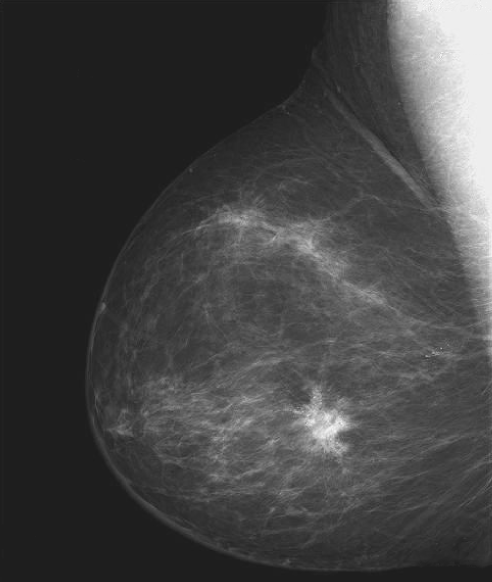
#> input picture Material de lectura Clase III/Python_Restauracion/mammogram.tif, 984 x 1164 px (shown at 1/2 size)
$ python PI_03b_Restauracion_Transformacion_Geometrica.py
#> lines starting #> are read from the running program, lines starting #| are printed output that depends on the picture
import cv2
import numpy as np
import matplotlib.pyplot as plt

# Defininimos fuinción para mostrar imágenes
def imshow(img, title=None, color_img=False, blocking=False):
    plt.figure()
    if color_img:
        plt.imshow(img)
    else:
        plt.imshow(img, cmap='gray')
    plt.title(title)
    plt.xticks([]), plt.yticks([])
    plt.show(block=blocking)


# --- Rotaciones -------------------------------------------------------------------
#  --> Tutorial: https://docs.opencv.org/3.4/d4/d61/tutorial_warp_affine.html

# Cargo Imagen
# img = cv2.imread('cameraman.tif', cv2.IMREAD_GRAYSCALE)
img = cv2.imread('mammogram.tif', cv2.IMREAD_GRAYSCALE)
#> img is the input picture: shape (1164, 984); min 21, max 255, mean 66.6
rows,cols = img.shape
#> rows = 1164; cols = 984
imshow(img, title="Imagen Original")


M = cv2.getRotationMatrix2D((cols/2,rows/2), 90, 1)
# M = cv2.getRotationMatrix2D((cols/2,rows/2), 45, 1)
img_rot_1 = cv2.warpAffine(img, M, (cols,rows))
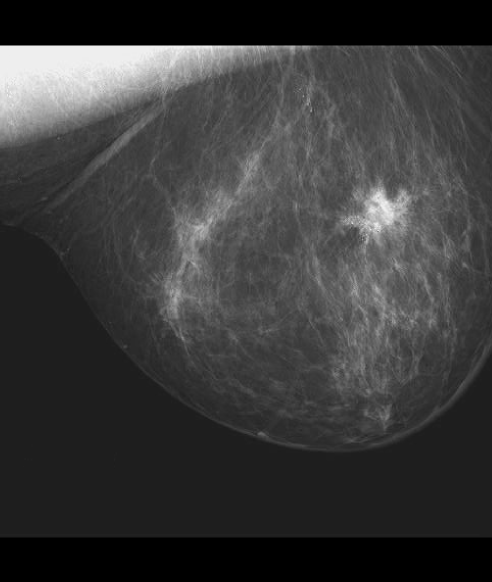
#> img_rot_1: shape (1164, 984) (shown at 1/2 size); min 0, max 255, mean 58.3
img_rot_2 = cv2.warpAffine(img, M, (cols*2,rows*2))
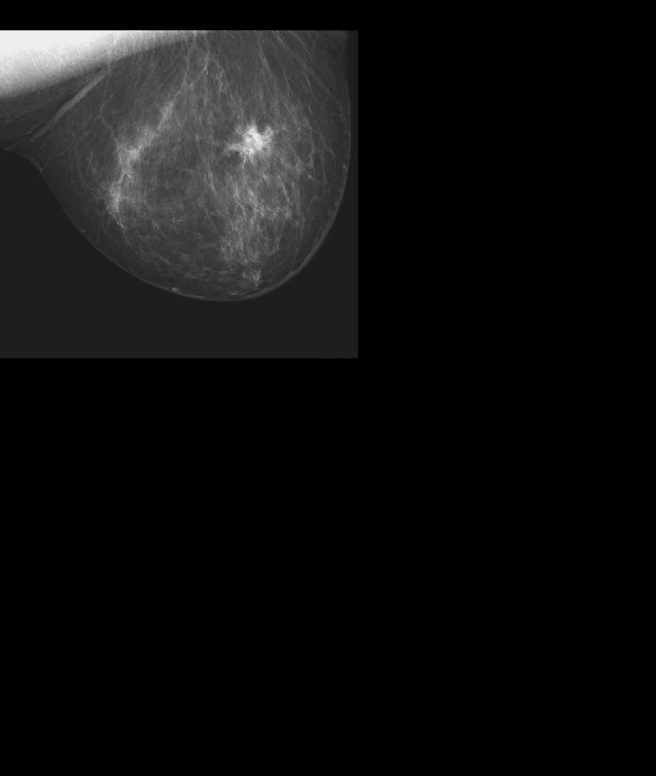
#> img_rot_2: shape (2328, 1968) (shown at 1/3 size); min 0, max 255, mean 15.3
imshow(img_rot_1, title="Imagen Rotada")
imshow(img_rot_2, title="Imagen Rotada - Tamaño duplicado")

plt.figure()
ax1 = plt.subplot(221)
plt.xticks([]), plt.yticks([]), plt.imshow(img, cmap='gray'), plt.title('Imagen Original')
plt.subplot(222,sharex=ax1,sharey=ax1), plt.imshow(img_rot_1,cmap='gray'), plt.title('Imagen Rotada')
plt.subplot(223,sharex=ax1,sharey=ax1), plt.imshow(img_rot_2,cmap='gray'), plt.title('Imagen Rotada - Tamaño duplicado')
plt.show(block=False)
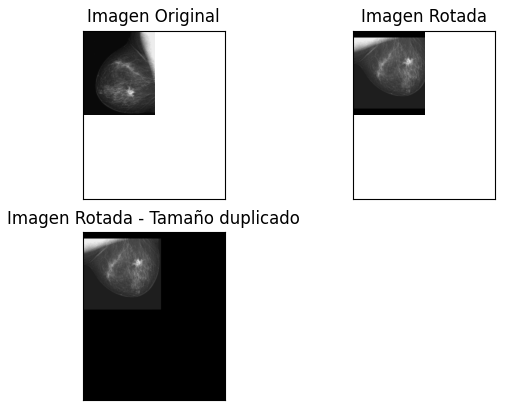
#> figure drawn by matplotlib, 3 panels


# --- Transformaciones afines ---------------------------------------------------
# ==============================================================================
# En una transformación afín, todas las líneas paralelas de la imagen original
# seguirán siendo paralelas en la imagen de salida.
# Para encontrar la matriz de transformación, necesitamos tres puntos de la
# imagen de entrada y sus correspondientes ubicaciones en la imagen de salida.
# Entonces cv2.getAffineTransform creará una matriz de 2x3 que se
# pasará a cv2.warpAffine.
# ==============================================================================

# Cargo Imagen
img = cv2.imread('lines.jpg', cv2.IMREAD_COLOR)
#> (the run stopped early here; a loop or call above may not have finished)
